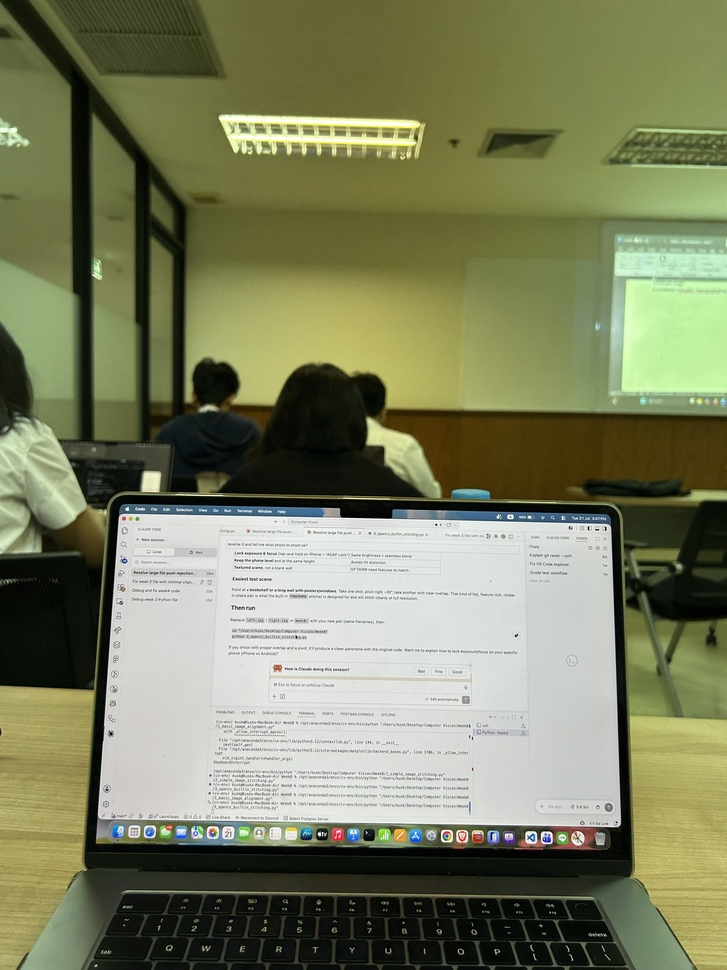
#> input picture Week8/left.jpg, 727 x 970 px, shrunk from 3024 x 4032 before the run
$ python 1_basic_image_alignment.py
#> lines starting #> are read from the running program, lines starting #| are printed output that depends on the picture
#> further down, img1 is the input picture: shape (970, 727, 3); mean B, G, R 95.9, 127.8, 123.6
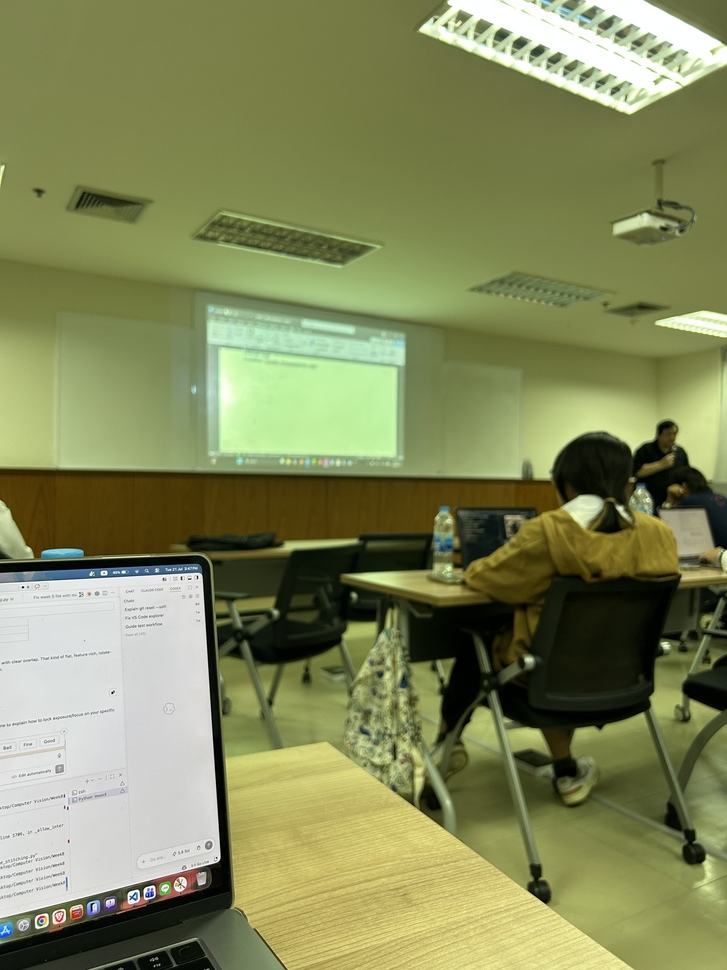
#> input picture Week8/right.jpg, 727 x 970 px, shrunk from 3024 x 4032 before the run
#> further down, img2 is the input picture: shape (970, 727, 3); mean B, G, R 91, 136.2, 130.4
import cv2
import numpy as np
import matplotlib.pyplot as plt


def align_images(img1, img2, feature_type='SIFT'):
    """
    Align img2 to img1 using feature matching and homography
    """
#> called with feature_type = 'SIFT'
    # Convert to grayscale
    gray1 = cv2.cvtColor(img1, cv2.COLOR_BGR2GRAY)
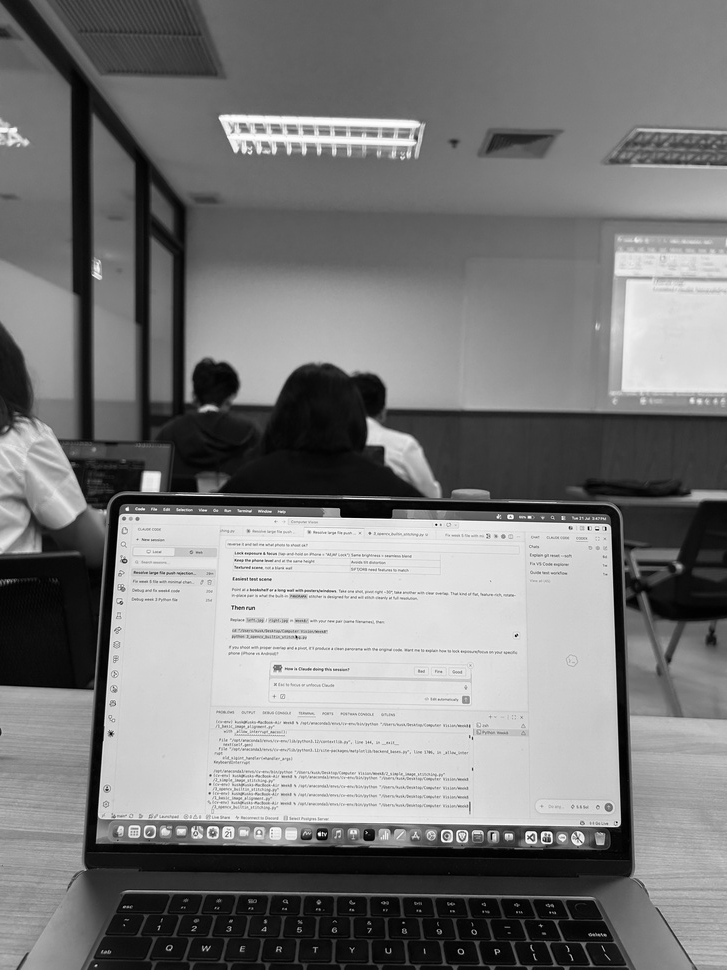
#> gray1: shape (970, 727); min 0, max 255, mean 122.9
    gray2 = cv2.cvtColor(img2, cv2.COLOR_BGR2GRAY)
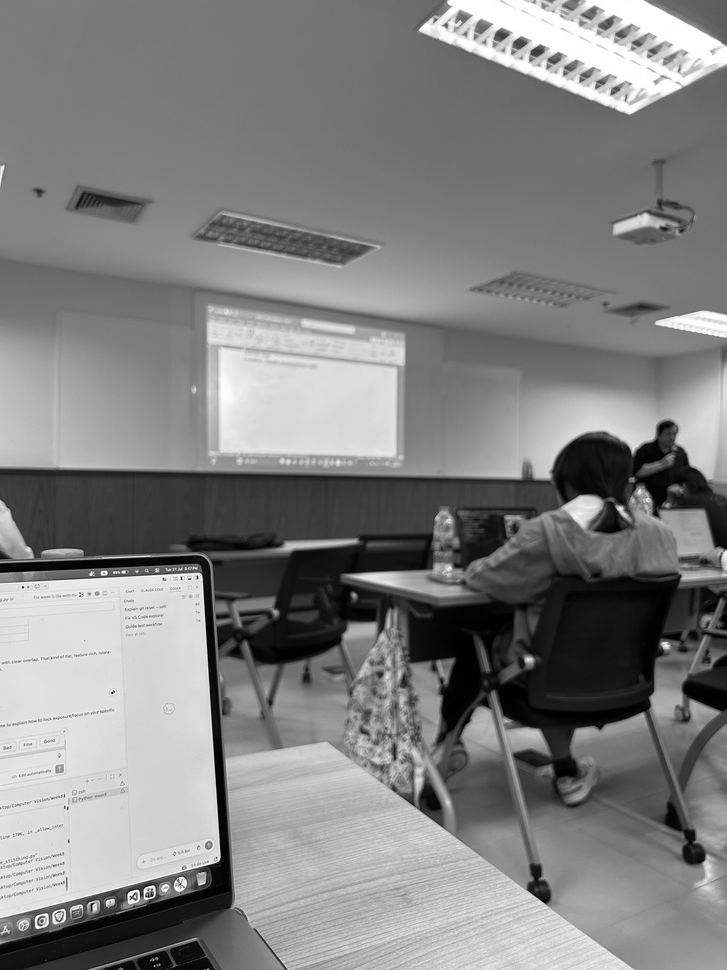
#> gray2: shape (970, 727); min 0, max 255, mean 129.3

    # Initialize feature detector
    if feature_type == 'SIFT':
        detector = cv2.SIFT_create()
    else:  # ORB
        detector = cv2.ORB_create()

    # Find keypoints and descriptors
    kp1, des1 = detector.detectAndCompute(gray1, None)
#> kp1 = 1643 keypoints; strongest (x, y, size): (319, 834, 2.2), (151, 482, 14.2), (127, 509, 2.4), (111, 734, 2.6)
    kp2, des2 = detector.detectAndCompute(gray2, None)
#> kp2 = 1564 keypoints; strongest (x, y, size): (584, 509, 19.9), (665, 645, 6.1), (123, 572, 2.2), (620, 509, 4.7)

    # Match features
    if feature_type == 'SIFT':
        bf = cv2.BFMatcher(cv2.NORM_L2, crossCheck=True)
        matches = bf.match(des1, des2)
#> matches = 431 matches
        matches = sorted(matches, key=lambda x: x.distance)[:50]
#> matches = 50 matches
    else:  # ORB
        bf = cv2.BFMatcher(cv2.NORM_HAMMING, crossCheck=True)
        matches = bf.match(des1, des2)
        matches = sorted(matches, key=lambda x: x.distance)[:50]

    # Extract matched points
    src_pts = np.float32([kp1[m.queryIdx].pt for m in matches]).reshape(-1, 1, 2)
#> src_pts = 50 rows, first 8: [634.3, 757.4], [529.6, 840.6], [643.2, 406.3], [504.3, 519], [515.9, 519.3], [648.3, 395.8], [613.2, 405.5], [627.6, 590.9]
    dst_pts = np.float32([kp2[m.trainIdx].pt for m in matches]).reshape(-1, 1, 2)
#> dst_pts = 50 rows, first 8: [230.4, 796.2], [132.2, 901], [239.6, 466.1], [97.75, 575.8], [109.9, 575.1], [244.4, 456.4], [211.9, 465.2], [220.7, 638.6]

    # Find homography
    H, mask = cv2.findHomography(dst_pts, src_pts, cv2.RANSAC, 5.0)
#> H = [[0.655, 0.0224, 425.3], [-0.213, 1.02, -52.06], [-0.00047, 7.15e-05, 1]]; mask = 50 values, max 1 at index 1, min 0 at index 0, mean 0.64

    # Warp img2 to align with img1
    h, w = img1.shape[:2]
#> h = 970; w = 727
    aligned_img = cv2.warpPerspective(img2, H, (w, h))
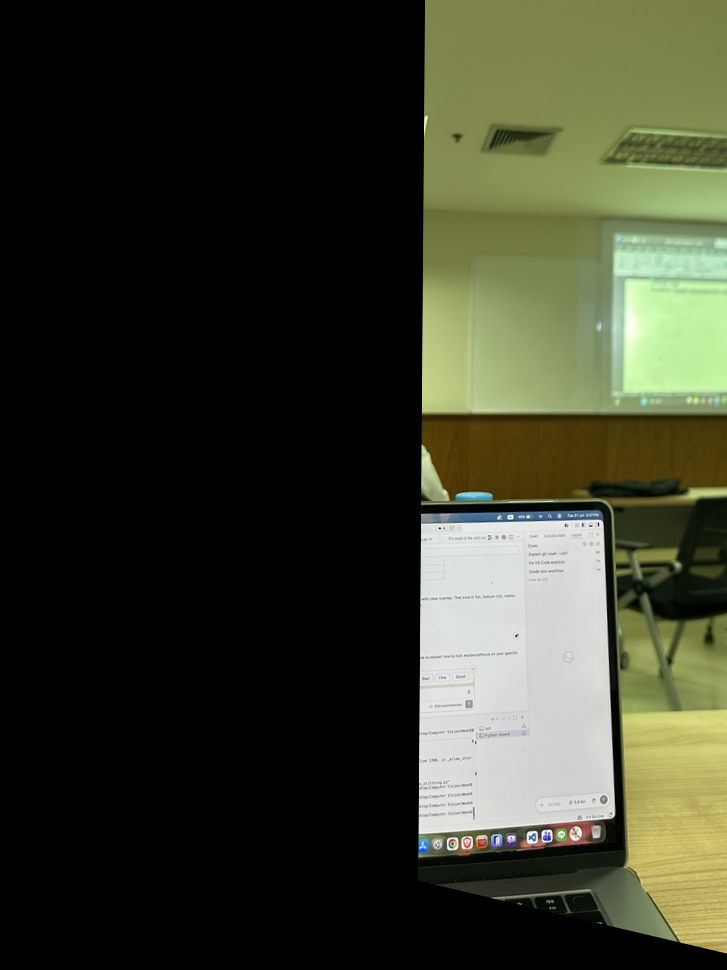
#> aligned_img: shape (970, 727, 3); mean B, G, R 42.3, 58.4, 55.9

    return aligned_img, H, matches


# Example usage
if __name__ == "__main__":
    img1 = cv2.imread('left.jpg')
    img2 = cv2.imread('right.jpg')
    if img1 is None or img2 is None:
        print("Place left.jpg and right.jpg in this folder.")
    else:
        aligned, H, matches = align_images(img1, img2)
#> matches = 50 matches
        plt.figure(figsize=(15, 5))
        plt.subplot(1, 3, 1)
        plt.imshow(cv2.cvtColor(img1, cv2.COLOR_BGR2RGB))
        plt.title('Image 1 (reference)')
        plt.axis('off')
        plt.subplot(1, 3, 2)
        plt.imshow(cv2.cvtColor(img2, cv2.COLOR_BGR2RGB))
        plt.title('Image 2')
        plt.axis('off')
        plt.subplot(1, 3, 3)
        plt.imshow(cv2.cvtColor(aligned, cv2.COLOR_BGR2RGB))
        plt.title('Image 2 aligned to Image 1')
        plt.axis('off')
        plt.tight_layout()
        plt.show()
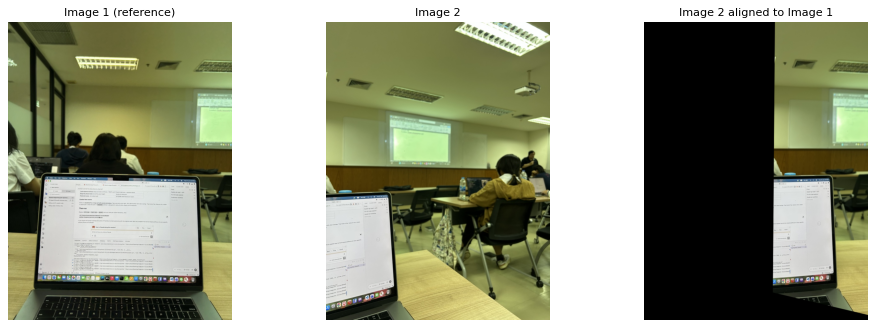
#> figure drawn by matplotlib, 3 panels
